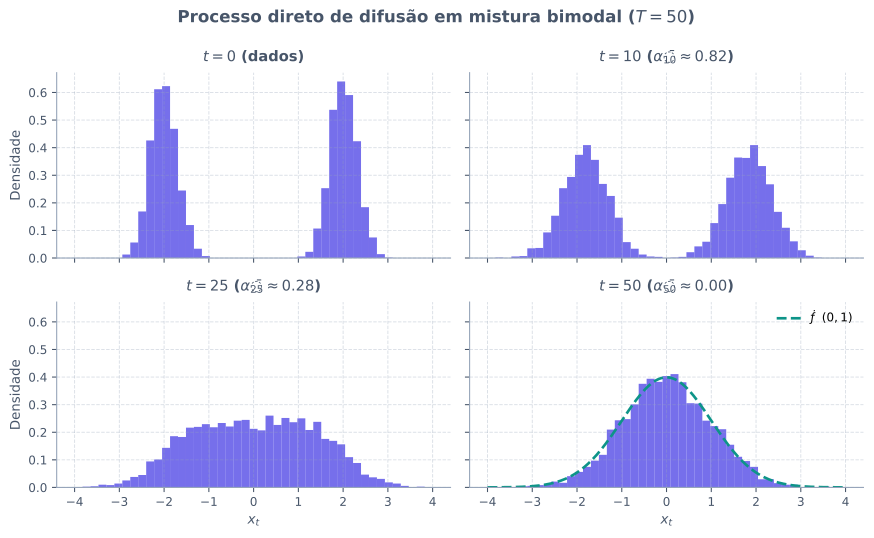

Write the Python code that produced this figure.
from pathlib import Path

import matplotlib.pyplot as plt
import numpy as np

plt.rcParams["svg.fonttype"] = "none"


def main() -> None:
    rng = np.random.default_rng(0)
    n_amostras = 4000

    # Mistura bimodal: 0.5 N(-2, 0.3^2) + 0.5 N(2, 0.3^2)
    modos = rng.choice([-2.0, 2.0], size=n_amostras)
    x0 = modos + 0.3 * rng.standard_normal(n_amostras)

    T = 50
    betas = np.linspace(1e-3, 0.2, T)
    alphas = 1.0 - betas
    alpha_bar = np.cumprod(alphas)

    tempos = [0, 10, 25, 50]
    cor_texto = "#475569"
    cor_grade = "#94A3B8"
    cor_hist = "#4F46E5"
    cor_ref = "#0D9488"

    fig, axes = plt.subplots(2, 2, figsize=(9.2, 5.6), sharex=True, sharey=True)
    fig.patch.set_alpha(0.0)
    grade_x = np.linspace(-4.0, 4.0, 300)
    normal_padrao = np.exp(-0.5 * grade_x**2) / np.sqrt(2.0 * np.pi)

    for ax, t in zip(axes.flat, tempos):
        if t == 0:
            xt = x0
            subtitulo = "$t = 0$ (dados)"
        else:
            ab = alpha_bar[t - 1]
            eps = rng.standard_normal(n_amostras)
            xt = np.sqrt(ab) * x0 + np.sqrt(1.0 - ab) * eps
            subtitulo = f"$t = {t}$ ($\\bar{{\\alpha}}_{{{t}}} \\approx {ab:.2f}$)"

        ax.hist(xt, bins=45, range=(-4.0, 4.0), density=True, color=cor_hist, alpha=0.78, edgecolor="none")
        if t == 50:
            ax.plot(grade_x, normal_padrao, color=cor_ref, linewidth=2.0, linestyle="--", label="N(0, 1)")
            ax.legend(frameon=False, fontsize=9, loc="upper right")

        ax.set_title(subtitulo, fontsize=11, fontweight="bold", color=cor_texto, pad=8)
        ax.patch.set_alpha(0.0)
        ax.grid(True, linestyle="--", linewidth=0.7, alpha=0.35, color=cor_grade)
        ax.spines["top"].set_visible(False)
        ax.spines["right"].set_visible(False)
        ax.spines["left"].set_color(cor_grade)
        ax.spines["bottom"].set_color(cor_grade)
        ax.tick_params(colors=cor_texto, labelsize=9)

    axes[1, 0].set_xlabel("$x_t$", fontsize=10, color=cor_texto)
    axes[1, 1].set_xlabel("$x_t$", fontsize=10, color=cor_texto)
    axes[0, 0].set_ylabel("Densidade", fontsize=10, color=cor_texto)
    axes[1, 0].set_ylabel("Densidade", fontsize=10, color=cor_texto)

    fig.suptitle(
        "Processo direto de difusão em mistura bimodal ($T = 50$)",
        fontsize=12.5,
        fontweight="bold",
        color=cor_texto,
        y=0.99,
    )
    fig.tight_layout()

    destino = Path(__file__).resolve().parent / "t07-difusao.svg"
    fig.savefig(destino, format="svg", transparent=True, bbox_inches="tight")
    plt.close(fig)


if __name__ == "__main__":
    main()
